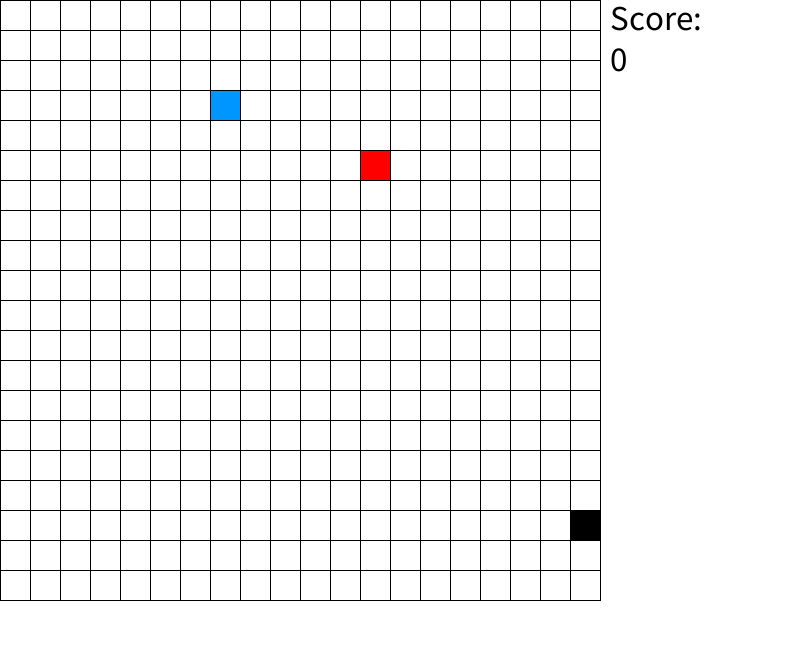
Frame 1 (no input)
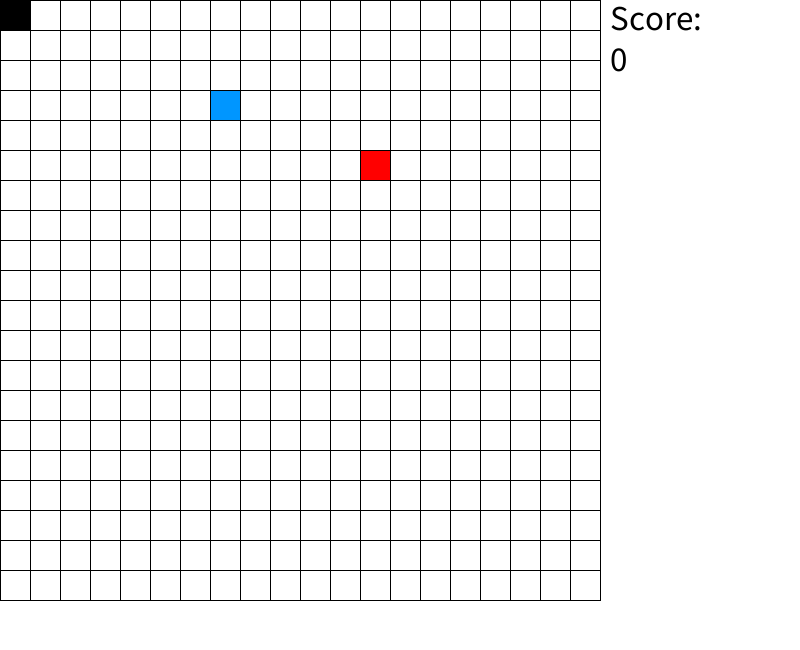
Frame 60 (the mouse pressed at the canvas centre just before this capture)
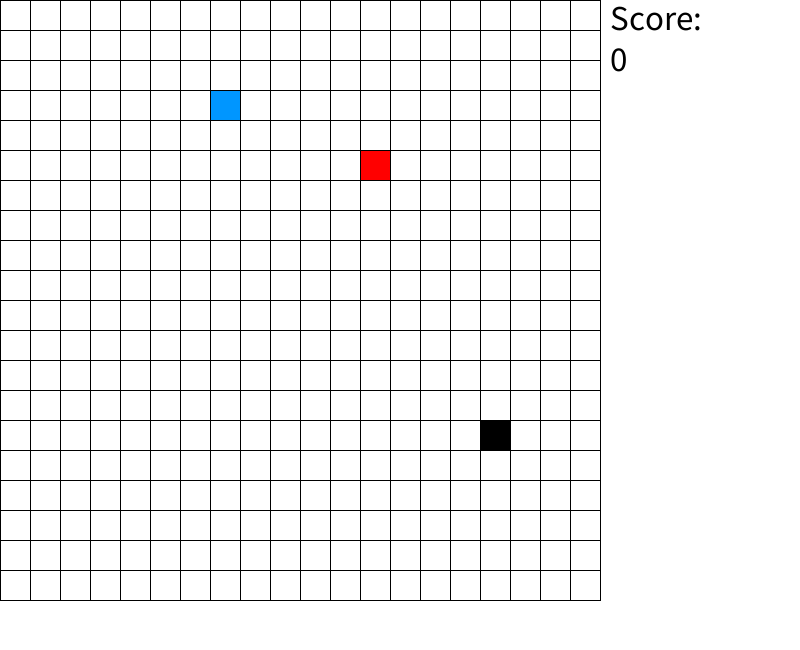
Frame 120 (the mouse held since frame 60 and released just before this capture)

The Processing sketch that drew these frames (run headless with seeded random() and noise(); from frame 60 on, the mouse is pressed at the canvas centre):

// Processing sketch: Mini_Game
// ── Mini_Game.pde
final int ANZAHL_FELDER = 20;
final int FELD_GROESSE = 30; 

void setup() {
  frameRate(5);
  size(800, 650);
}

//Funktionen
void player() {
  fill(0, 150, 255);
  square(spielerX * FELD_GROESSE, spielerY * FELD_GROESSE, FELD_GROESSE);
}


//Enemy
void enemy() {
  fill(0);
  square(enemyX * FELD_GROESSE, enemyY * FELD_GROESSE, FELD_GROESSE);
  switch ((int)(random(0, 3))) {
   case 0:
   enemyY = enemyY - (int)(random(1, 19)) ;
   break;
   case 1:
   enemyX = enemyX + (int)(random(1, 19));
   break;
   case 2:
   enemyY = enemyY + (int)(random(1, 19));
   break;
   case 3:
   enemyX = enemyX - (int)(random(1, 19));
   break;
   }
}

//Food
void food() {
  fill(255, 0, 0);
  square(foodX * FELD_GROESSE, foodY * FELD_GROESSE, FELD_GROESSE);
}

//Spielfeld
void raster() {
  fill(255);
  for (int y = 0; y < ANZAHL_FELDER; y++) {
    for (int x = 0; x < ANZAHL_FELDER; x++) 
      square(x*FELD_GROESSE, y*FELD_GROESSE, FELD_GROESSE);
  }
}

void score() {

  fill(0);
  textSize(35);
  text("Score: " + "\n" + score, 610, 30);
}

//Player Movement
void playerMovement() {
  switch (key) {
  case 'd':
    spielerX = spielerX + 1;
    break;
  case 'a':
    spielerX = spielerX - 1;
    break;
  case 's':
    spielerY = spielerY + 1;
    break;
  case 'w':
    spielerY = spielerY - 1;
    break;
  }
}

//Gameover
void gameover() {
  if (spielerX == enemyX && spielerY == enemyY) {
    frameRate(0);
    background(0);
    fill(255);
    textSize(50);
    text("GAMEOVER \n", 260, 315);
    fill(255, 255, 0);
    textSize(50);
    text("Final score: " + score, 230, 365);
  }
}

//Logic
void logic() {

  //Food Status
  if (spielerX == foodX && spielerY == foodY) {
    score = score + 100;
    foodX = (int)(random(0, 20));
    foodY = (int)(random(0, 20));
  }

  //Spieler Movement cap
  if (spielerX >= ANZAHL_FELDER) {
    spielerX = ANZAHL_FELDER * 0;
  } else if (spielerX < 0) {
    spielerX = spielerX + ANZAHL_FELDER;
  } else if (spielerY >= ANZAHL_FELDER) {
    spielerY = ANZAHL_FELDER * 0;
  } else if (spielerY < 0) {
    spielerY = spielerY + ANZAHL_FELDER;
  }

  //Enemy Movement cap
  if (enemyX >= ANZAHL_FELDER) {
    enemyX = ANZAHL_FELDER * 0;
  } else if (enemyX < 0) {
    enemyX = enemyX + ANZAHL_FELDER;
  } else if (enemyY >= ANZAHL_FELDER) {
    enemyY = ANZAHL_FELDER * 0;
  } else if (enemyY < 0) {
    enemyY = enemyY + ANZAHL_FELDER;
  }
}

// ── Draw.pde
//Player Position
int spielerY = 3;
int spielerX = 7;

//Enemy Position
int enemyX = 19;
int enemyY = 17;

//Food Position
int foodX = (int)(random(0, 20));
int foodY = (int)(random(0, 20));

//Score
int score = 0;


void draw() {
  background(255);

  //score
  score();

  //Movement W/A/S/D
  playerMovement();

  //Spielfeld
  raster();

  //logic
  logic();
  
  //Player, food and enemy
  player();
  food();
  enemy();
  
  //Gameover
  gameover();
}
